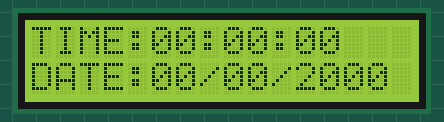
The sketch below on a simulated ESP32. Shown: 16×2 character LCD. WiFi joins after 1.5 s; servers stay silent unless stated; network time is answered at once with the bench clock; the local clock reads 2024-03-15 10:24:30 at power-on unless the sketch sets it; what the sketch prints to the serial monitor is not drawn.

Above: at 0.1 s.
At 5.2 s:
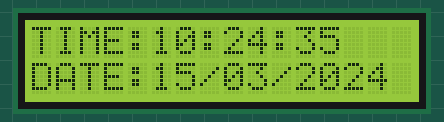
At 9.3 s:
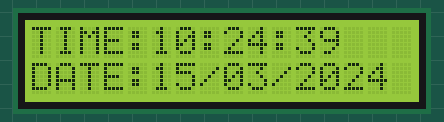
At 13.4 s:
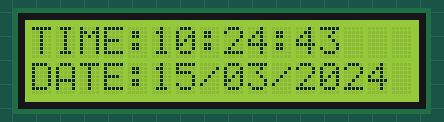
At 21.6 s:
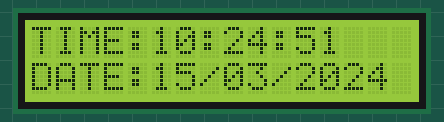
At 38.1 s:
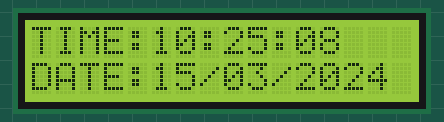

Measured:
- what the display in image 1 shows lasts 1.0 s, from 5.2 s to 6.2 s

The sketch:

NTP_code.ino
```cpp
#include <WiFi.h>
#include "esp_wpa2.h"
#include <WiFiUdp.h>
#include <NTPClient.h>
#include <TimeLib.h>
#include <LiquidCrystal_I2C.h>
LiquidCrystal_I2C lcd(0x27, 16, 2);

#define EAP_ANONYMOUS_IDENTITY  ""
#define EAP_IDENTITY  " "
#define EAP_PASSWORD  " "

const char *ssid     = "Siddhangana's Galaxy S20+ 5G";
// int wifi_reconnect_counter = 0;
// unsigned long last_disconnected_time = 0;
// int HTTP_TIMEOUT = 30 * 1000;
const char *password = "kpyd3182";

WiFiUDP ntpUDP;

NTPClient timeClient(ntpUDP, "time.nist.gov", 28800, 60000);

char Time[50] = "TIME:00:00:00";
char Date[50] = "DATE:00/00/2000";
byte last_second, second_, minute_, hour_, day_, month_;
int year_;


void setup() {

  Serial.begin(115200);

  lcd.init();
  //lcd.begin(21, 22);                 // Initialize I2C LCD module (SDA = GPIO21, SCL = GPIO22)
  lcd.backlight();
  lcd.setCursor(0, 0);
  lcd.print(Time);
  lcd.setCursor(0, 1);
  lcd.print(Date);

  WiFi.mode(WIFI_STA);   //Set WiFi mode to station mode - ESP32 connects to an access point
  Serial.print("Hello World");
  WiFi.begin(ssid, password);
  //WiFi.begin(ssid, WPA2_AUTH_PEAP, EAP_ANONYMOUS_IDENTITY, EAP_IDENTITY, EAP_PASSWORD);
  Serial.print("Hello World");
  Serial.print("Connecting.");

/*  while ( WiFi.status() != WL_CONNECTED ) {
    delay(500);
    Serial.print(".");
    Serial.print("Hello World");
  } */
    if(WiFi.status() != WL_CONNECTED){
      Serial.print("Attempting to connect");
      Serial.print(".");
      while(WiFi.status() != WL_CONNECTED){
        WiFi.begin(ssid, password);
        delay(5000); //Removing this delay will cause the ESP32 to crash while connecting to a wifi network
      }
      Serial.println("\nConnected.");
    }

  timeClient.begin();
  // Serial.println("connected");
  // timeClient.begin();
}


void loop() {

  if(WiFi.status() != WL_CONNECTED){
      Serial.print("Attempting to connect");
      Serial.print(".");
      while(WiFi.status() != WL_CONNECTED){
        WiFi.begin(ssid, password);
        delay(5000); //Removing this delay will cause the ESP32 to crash while connecting to a wifi network
      }
      Serial.println("\nConnected.");
    }

  timeClient.update();
  unsigned long unix_epoch = timeClient.getEpochTime();    // Get Unix epoch time from the NTP server

  second_ = second(unix_epoch);
  if (last_second != second_) {


    minute_ = minute(unix_epoch);
    hour_   = hour(unix_epoch);
    day_    = day(unix_epoch);
    month_  = month(unix_epoch);
    year_   = year(unix_epoch);


    Time[12] = second_ % 10 + 48;
    Time[11] = second_ / 10 + 48;
    Time[9]  = minute_ % 10 + 48;
    Time[8]  = minute_ / 10 + 48;
    Time[6]  = hour_   % 10 + 48;
    Time[5]  = hour_   / 10 + 48;


    Date[5]  = day_   / 10 + 48;
    Date[6]  = day_   % 10 + 48;
    Date[8]  = month_  / 10 + 48;
    Date[9]  = month_  % 10 + 48;
    Date[13] = (year_   / 10) % 10 + 48;
    Date[14] = year_   % 10 % 10 + 48;

    Serial.println(Time);
    Serial.println(Date);

    lcd.setCursor(0, 0);
    lcd.print(Time);
    lcd.setCursor(0, 1);
    lcd.print(Date);
    last_second = second_;

  }
  delay(1000);
}
```
